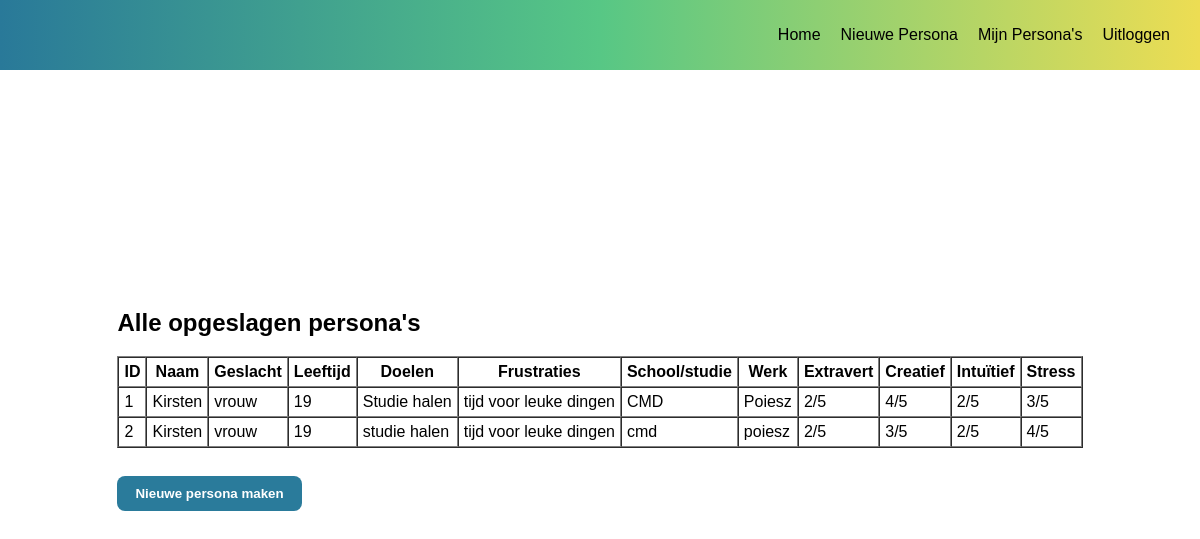
Before: /personas (signed in) with the older database file.
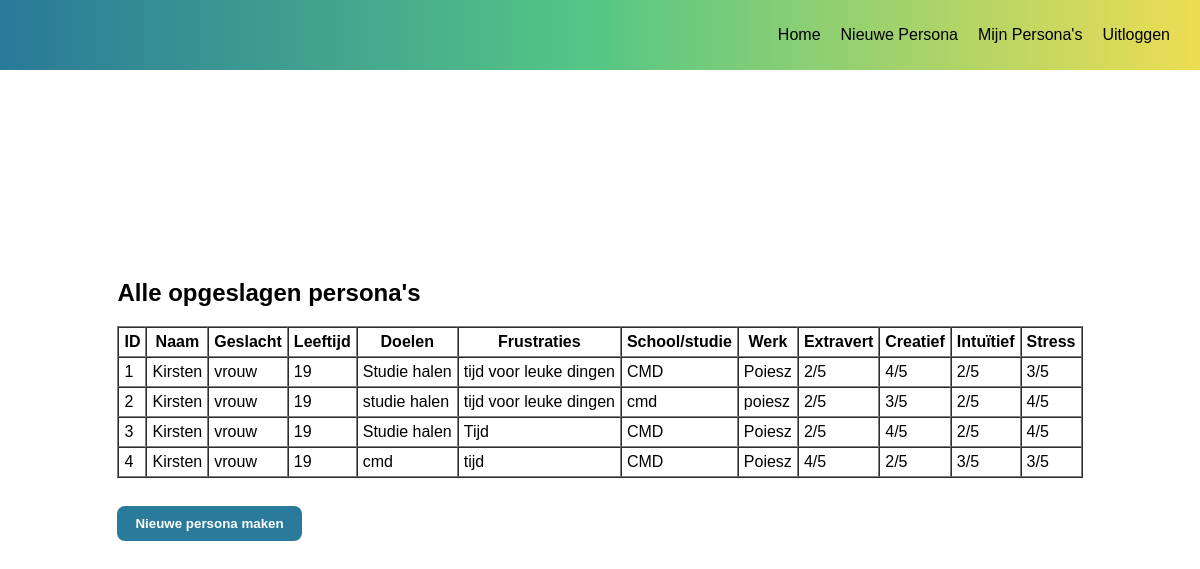
After: the same page with the newer database file.
### models.py (models this page shows, shortened)
class Persona(db.Model):
    id = db.Column(db.Integer, primary_key=True)
    naam = db.Column(db.String(100))
    geslacht = db.Column(db.String(20))
    leeftijd = db.Column(db.Integer)
    school = db.Column(db.Text)
    werk = db.Column(db.Text)
    doelen = db.Column(db.Text)
    frustraties = db.Column(db.Text)
    extravert = db.Column(db.Integer)
    creatief = db.Column(db.Integer)
    intuitief = db.Column(db.Integer)
    stress = db.Column(db.Integer)
    user_id = db.Column(db.Integer, db.ForeignKey('user.id'))

### app.py (the view)
@app.route('/personas')
def personas():
    if 'user_id' not in session:
        return redirect('/login')
    personas = Persona.query.filter_by(user_id=session['user_id']).all()
    return render_template('personas.html', personas=personas)

### templates/personas.html
{% extends "base.html" %}
{% block content %}
<h2>Alle opgeslagen persona's</h2>
{% if personas %}
<table border="1" cellpadding="5" cellspacing="0">
    <thead>
        <tr>
            <th>ID</th>
            <th>Naam</th>
            <th>Geslacht</th>
            <th>Leeftijd</th>
            <th>Doelen</th>
            <th>Frustraties</th>
            <th>School/studie</th>
            <th>Werk</th>
            <th>Extravert</th>
            <th>Creatief</th>
            <th>Intuïtief</th>
            <th>Stress</th>
        </tr>
    </thead>
    <tbody>
        {% for p in personas %}
        <tr>
            <td>{{ p.id }}</td>
            <td>{{ p.naam }}</td>
            <td>{{ p.geslacht }}</td>
            <td>{{ p.leeftijd }}</td>
            <td>{{ p.doelen }}</td>
            <td>{{ p.frustraties }}</td>
            <td>{{ p.school }}</td>
            <td>{{ p.werk }}</td>
            <td>{{ p.extravert }}/5</td>
            <td>{{ p.creatief }}/5</td>
            <td>{{ p.intuitief }}/5</td>
            <td>{{ p.stress }}/5</td>
        </tr>
        {% endfor %}
    </tbody>
</table>
{% else %}
<p>Er zijn nog geen persona's opgeslagen.</p>
{% endif %}
<br>
<a href="{{ url_for('stap1') }}"><button>Nieuwe persona maken</button></a>
{% endblock %}

### templates/base.html (shortened to what this page needs)
<!DOCTYPE html>
<html lang="nl">
<head>
    <link rel="stylesheet" href="{{ url_for('static', filename='style.css') }}">
</head>
<body>
    <nav>
        <ul>
            <li><a href="{{ url_for('index') }}">Home</a></li>
            {% if 'user_id' in session %}
            <li><a href="{{ url_for('stap1') }}">Nieuwe Persona</a></li>
            <li><a href="{{ url_for('personas') }}">Mijn Persona's</a></li>
            <li><a href="{{ url_for('logout') }}">Uitloggen</a></li>
            {% else %}
            <li><a href="{{ url_for('login') }}">Inloggen</a></li>
            <li><a href="{{ url_for('register') }}">Register</a></li>
            {% endif %}
        </ul>
    </nav>
    <div class="content">
        {% block content %}{% endblock %}
    </div>
</body>
</html>

### static/style.css (style rules this page uses)
* { box-sizing: border-box; font-family: Arial, Helvetica, sans-serif; }
body { margin: 0; height: 100vh; display: flex; align-items: center; justify-content: center; }
nav { position: fixed; top: 0; left: 0; width: 100%; background: #297999; background: linear-gradient(90deg, rgba(41, 121, 153, 1) 0%, rgba(87, 199, 133, 1) 50%, rgba(237, 221, 83, 1) 100%); }
nav ul { display: flex; justify-content: end; list-style: none; padding: 10px; }
nav li { margin-right: 20px; }
nav a { color: black; text-decoration: none; }
button { margin-top: 10px; padding: 10px 18px; border: none; background: #2A7B9B; color: white; font-weight: 600; border-radius: 8px; cursor: pointer; }

Changed rows visible on the page:
added Persona: id "3", naam "Kirsten", geslacht "vrouw", leeftijd "19", doelen "Studie halen", frustraties "Tijd", school "CMD", werk "Poiesz", extravert "2", creatief "4", intuitief "2", stress "4"
added Persona: id "4", naam "Kirsten", geslacht "vrouw", leeftijd "19", doelen "cmd", frustraties "tijd", school "CMD", werk "Poiesz", extravert "4", creatief "2", intuitief "3", stress "3"
